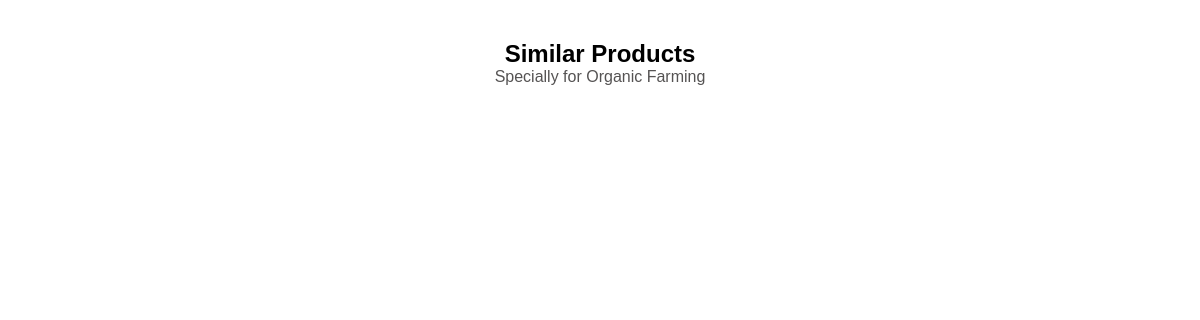
The page /buyer/8_product.php on the database as committed earlier.
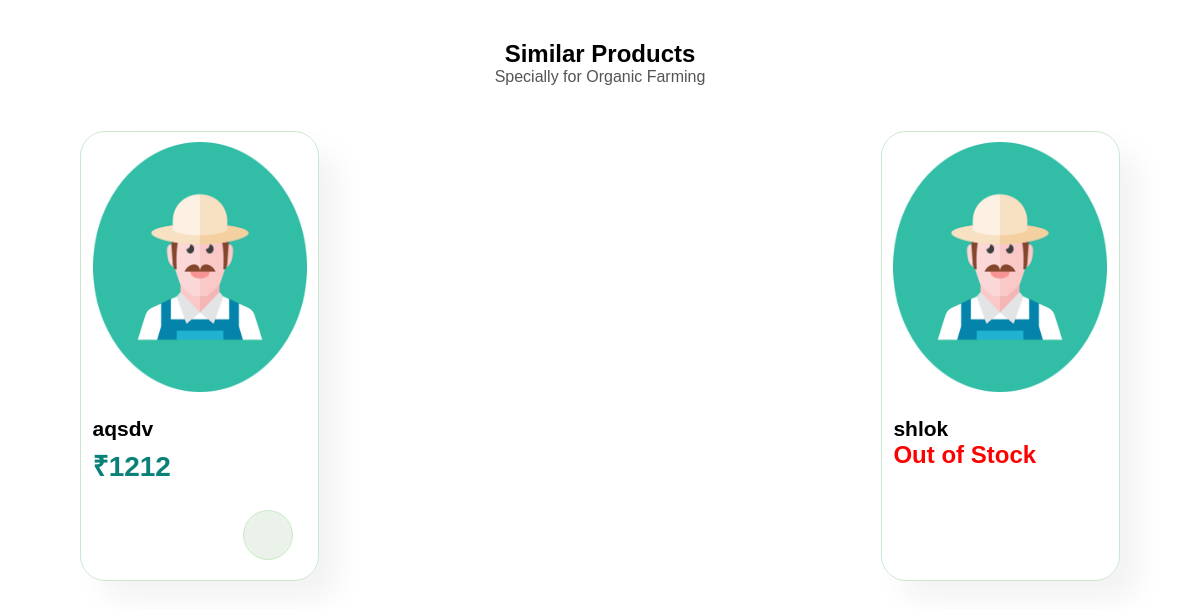
The same page on the database as committed later.
### tables this page shows
CREATE TABLE `product_details` (
  `product_id` int(10) NOT NULL,
  `seller_id` int(255) NOT NULL,
  `name` varchar(50) NOT NULL,
  `description` varchar(159) NOT NULL,
  `price` int(50) NOT NULL,
  `quantity` int(255) NOT NULL,
  `photo` varchar(50) NOT NULL,
  `photo2` varchar(255) NOT NULL,
  `photo3` varchar(255) NOT NULL
);

### buyer/8_product.php (the view, shortened to what this page needs)
<?php
include("../database/connection.php");
$query = "SELECT * FROM product_details ORDER BY RAND() LIMIT 8";
$result = mysqli_query($conn, $query);
?>
<!DOCTYPE html>
<html lang="en">
<head>
    <link rel="stylesheet" href="home.css">
</head>
<body>
    <section id="product1" class="section-p1">
        <h2>Similar Products</h2>
        <p>Specially for Organic Farming</p>
        <div class="pro-container">
        <?php
            while ($row = mysqli_fetch_assoc($result)) {
                $image = empty($row['photo']) ? '../images/xyz.png' : '../images/' . $row['photo'];
                $product_id = $row['product_id'];
                $name = $row['name'];
                $price = $row['price'];
            ?>
                <div class="pro">
                <a href="product_detail.php?product_id=<?php echo $product_id; ?>">
                    <img src="<?php echo $image; ?>" alt="">
                </a>
                <div class="des">
                    <span><h5><?php echo $name; ?></h5></span>
                    <?php
                        if ($row['quantity'] > 0) {
                            ?>
                            <h4>₹<?php echo $price; ?></h4>
                        <?php } else {
                            ?>
                            <h2 class="out-of-stock" style="color: red;">Out of Stock</h2>
                            <?php
                        }
                    ?>
                </div>
                <form method="post" class="cart_form" action="">
                    <?php if ($row['quantity'] > 0): ?>
                        <button class="cart" type="submit" name="add_to_cart_short_cut">
                        </button>
                    <?php endif; ?>
                </form>
            </div>
            <?php
            }
        ?>
        </div>
    </section>
</body>
</html>

Rows that differ between the two databases and show on the page:
added product_details: photo (picture), name "aqsdv", price "1212", quantity 1 (drawn)
added product_details: photo (picture), name "shlok", quantity "Out of Stock"
